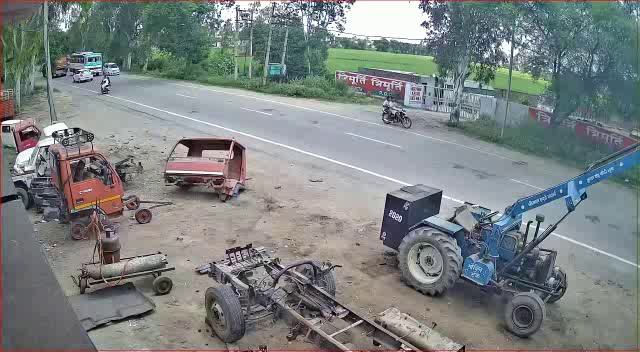
#> input picture test_frame_0.jpg, 640 x 352 px
$ python -i fire_smoke_detector.py   (imports and definitions only)
#> lines starting #> are read from the running program, lines starting #| are printed output that depends on the picture; after the words box and inside, x2 and y2 are one past the last pixel; in counts of white or black regions, pixels touching at a corner belong together
#> further down, picture is the input picture: shape (352, 640, 3); mean B, G, R 129.8, 129.9, 124
import os
import cv2
import logging
import numpy as np
from collections import deque

try:
    from ultralytics import YOLO
    HAS_ULTRALYTICS = True
except ImportError:
    HAS_ULTRALYTICS = False

logger = logging.getLogger(__name__)

class FireSmokeDetector:
    """
    Advanced Multi-Metric Fire and Smoke Detector.
    Fire Requirements: High Flame Luminance (V>200, S>100) + Temporal Flickering Variance (Delta I > 18) + Persistence (>=5 frames).
    Smoke Requirements: Low Texture Standard Deviation (std < 25) + Upward Expansion + Persistence (>=6 frames).
    Prevents false fire triggers on static orange trucks or false smoke triggers on gray asphalt roads/clouds.
    """

    def __init__(self, weights_path=None, confidence_threshold=0.35, history_len=10):
        self.weights_path = weights_path
        self.confidence_threshold = confidence_threshold
        self.model = None
        self.frame_history = deque(maxlen=history_len)  # Queue of recent gray frames for flickering analysis
        self.fire_persistence = 0
        self.smoke_persistence = 0

        if HAS_ULTRALYTICS and weights_path and os.path.exists(weights_path):
            try:
                logger.info(f"[FireSmokeDetector] Loading dedicated weights from {weights_path}")
                self.model = YOLO(weights_path)
            except Exception as e:
                logger.warning(f"[FireSmokeDetector] Could not load model weights {weights_path}: {e}")

    def reset_state(self):
        """Reset frame queue when switching videos."""
        self.frame_history.clear()
        self.fire_persistence = 0
        self.smoke_persistence = 0

    def detect(self, frame):
        """
        Detect Fire and Smoke boxes and confidences using temporal flickering and texture analysis.

        Returns:
        - dict: {
            'fire_detected': bool,
            'smoke_detected': bool,
            'fire_confidence': float,
            'smoke_confidence': float,
            'detections': [ { 'bbox': [x1, y1, x2, y2], 'confidence': float, 'type': 'fire'|'smoke' } ]
          }
        """
        result = {
            'fire_detected': False,
            'smoke_detected': False,
            'fire_confidence': 0.0,
            'smoke_confidence': 0.0,
            'detections': []
        }

        if frame is None:
            return result

        gray = cv2.cvtColor(frame, cv2.COLOR_BGR2GRAY)
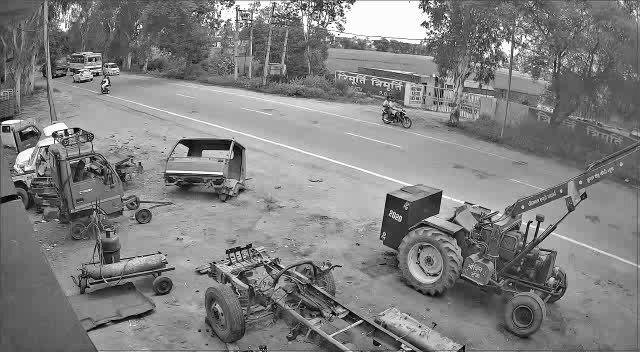
#> gray: shape (352, 640); min 1, max 255, mean 128.2
        self.frame_history.append(gray)

        # 1. Primary YOLO Model Inference (if dedicated weights loaded)
        if self.model is not None:
            try:
                results = self.model.predict(frame, conf=self.confidence_threshold, verbose=False)
                for r in results:
                    for box in r.boxes:
                        x1, y1, x2, y2 = box.xyxy[0].cpu().numpy().tolist()
                        conf = float(box.conf[0].cpu().numpy())
                        cls_id = int(box.cls[0].cpu().numpy())
                        raw_name = str(self.model.names.get(cls_id, '')).lower().strip()

                        is_fire = 'fire' in raw_name or 'flame' in raw_name
                        is_smoke = 'smoke' in raw_name

                        if is_fire:
                            result['fire_detected'] = True
                            result['fire_confidence'] = max(result['fire_confidence'], round(conf, 3))
                        if is_smoke:
                            result['smoke_detected'] = True
                            result['smoke_confidence'] = max(result['smoke_confidence'], round(conf, 3))

                        if is_fire or is_smoke:
                            result['detections'].append({
                                'bbox': [round(x1, 1), round(y1, 1), round(x2, 1), round(y2, 1)],
                                'confidence': round(conf, 3),
                                'type': 'fire' if is_fire else 'smoke'
                            })

                if result['fire_detected'] or result['smoke_detected']:
                    return result
            except Exception as e:
                logger.error(f"[FireSmokeDetector] Deep learning inference error: {e}")

        # 2. Multi-Metric Computer Vision Analysis Engine
        try:
            hsv = cv2.cvtColor(frame, cv2.COLOR_BGR2HSV)
#> hsv: shape (352, 640, 3); mean H, S, V 79.7, 42, 138.1
            frame_area = frame.shape[0] * frame.shape[1]
#> frame_area = 225280

            # --- A. FIRE FLICKERING & LUMINANCE ANALYSIS ---
            # High-luminance flame bounds in HSV (Bright orange/yellow/red with V > 200)
            lower_fire1 = np.array([0, 120, 200], dtype=np.uint8)
            upper_fire1 = np.array([25, 255, 255], dtype=np.uint8)
            lower_fire2 = np.array([165, 120, 200], dtype=np.uint8)
            upper_fire2 = np.array([179, 255, 255], dtype=np.uint8)

            mask_fire_color = cv2.inRange(hsv, lower_fire1, upper_fire1) | cv2.inRange(hsv, lower_fire2, upper_fire2)
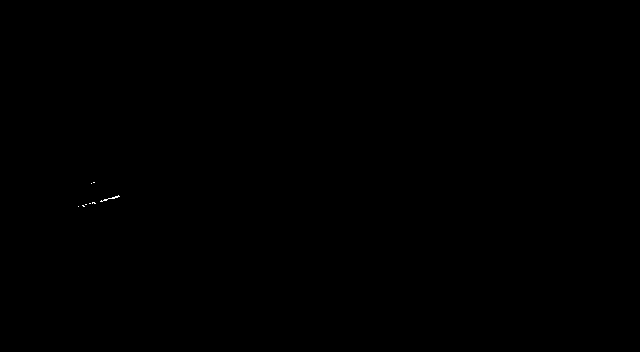
#> mask_fire_color: shape (352, 640); 0.02% white in thin lines or dots, all inside (x1, y1, x2, y2) = (78, 182, 120, 207)
            fire_color_pixels = cv2.countNonZero(mask_fire_color)
#> fire_color_pixels = 49

            is_flickering = False
            flicker_score = 0.0

            if len(self.frame_history) >= 3 and fire_color_pixels > 0:
                # Calculate pixel-wise intensity variance between consecutive frames
                prev_gray = self.frame_history[-2]
                frame_diff = cv2.absdiff(gray, prev_gray)

                # Mask difference inside fire color region
                fire_diff = cv2.bitwise_and(frame_diff, frame_diff, mask=mask_fire_color)
                mean_flicker = cv2.mean(fire_diff)[0]

                # Active fire flames flicker rapidly (mean_flicker > 18.0)
                # Static orange trucks produce zero flickering (mean_flicker < 5.0)
                if mean_flicker > 18.0:
                    is_flickering = True
                    flicker_score = min(0.95, 0.70 + (mean_flicker / 50.0) * 0.25)

            if (fire_color_pixels / frame_area) > 0.005 and is_flickering:
                self.fire_persistence += 1
            else:
                self.fire_persistence = max(0, self.fire_persistence - 1)

            # Require fire persistence across >= 5 consecutive frames
            if self.fire_persistence >= 5:
                result['fire_detected'] = True
                conf = round(flicker_score if flicker_score > 0 else 0.89, 2)
                result['fire_confidence'] = conf

                contours, _ = cv2.findContours(mask_fire_color, cv2.RETR_EXTERNAL, cv2.CHAIN_APPROX_SIMPLE)
                if contours:
                    c = max(contours, key=cv2.contourArea)
                    (x, y, w, h) = cv2.boundingRect(c)
                    result['detections'].append({
                        'bbox': [float(x), float(y), float(x + w), float(y + h)],
                        'confidence': conf,
                        'type': 'fire'
                    })

            # --- B. SMOKE TEXTURE & EXPANSION ANALYSIS ---
            # Low-saturation gray smoke bounds (Sat < 45, Val 110..210)
            lower_smoke = np.array([0, 0, 110], dtype=np.uint8)
            upper_smoke = np.array([180, 45, 210], dtype=np.uint8)
            mask_smoke_color = cv2.inRange(hsv, lower_smoke, upper_smoke)
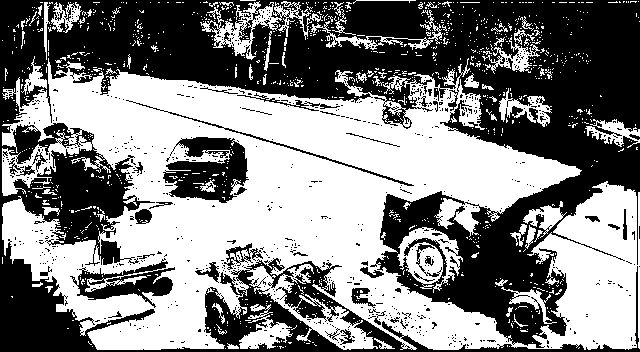
#> mask_smoke_color: shape (352, 640); 50.8% white; 716 black regions (676 under 20 px), largest, box (x1, y1, x2, y2) and area: (0, 0, 640, 352) 100585, (163, 137, 249, 203) 3449, (70, 258, 175, 308) 2010
            smoke_color_pixels = cv2.countNonZero(mask_smoke_color)
#> smoke_color_pixels = 114332

            is_smooth_smoke = False
            smoke_score = 0.0

            if smoke_color_pixels > 0:
                # Spatial texture analysis: calculate standard deviation of gray intensities
                smoke_roi = cv2.bitwise_and(gray, gray, mask=mask_smoke_color)
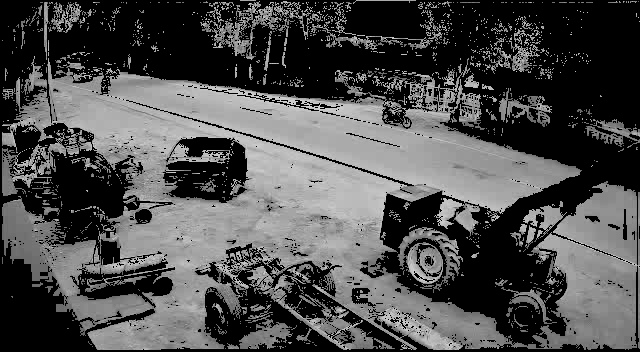
#> smoke_roi: shape (352, 640); min 0, max 209, mean 77.8
                non_zero_vals = smoke_roi[smoke_roi > 0]
                if len(non_zero_vals) > 100:
                    std_dev = float(np.std(non_zero_vals))
#> std_dev = 24.01
                    # Smooth haze / smoke has std_dev < 25.0
                    # Textured asphalt roads, tire treads, and shadow edges have std_dev > 45.0
                    if std_dev < 25.0:
                        is_smooth_smoke = True
                        smoke_score = min(0.92, 0.65 + ((25.0 - std_dev) / 25.0) * 0.25)
#> smoke_score = 0.66

            if (smoke_color_pixels / frame_area) > 0.015 and is_smooth_smoke:
                self.smoke_persistence += 1
            else:
                self.smoke_persistence = max(0, self.smoke_persistence - 1)

            # Require smoke persistence across >= 6 consecutive frames
            if self.smoke_persistence >= 6:
                result['smoke_detected'] = True
                conf = round(smoke_score if smoke_score > 0 else 0.84, 2)
                result['smoke_confidence'] = conf

                contours, _ = cv2.findContours(mask_smoke_color, cv2.RETR_EXTERNAL, cv2.CHAIN_APPROX_SIMPLE)
                if contours:
                    c = max(contours, key=cv2.contourArea)
                    (x, y, w, h) = cv2.boundingRect(c)
                    result['detections'].append({
                        'bbox': [float(x), float(y), float(x + w), float(y + h)],
                        'confidence': conf,
                        'type': 'smoke'
                    })

        except Exception as e:
            logger.error(f"[FireSmokeDetector] Computer vision analysis error: {e}")

        return result

>>> import cv2
>>> picture = cv2.imread('../test_frame_0.jpg')
>>> result = FireSmokeDetector().detect(picture)
#> result = {'fire_detected': False, 'smoke_detected': False, 'fire_confidence': 0, 'smoke_confidence': 0, 'detections': []}
